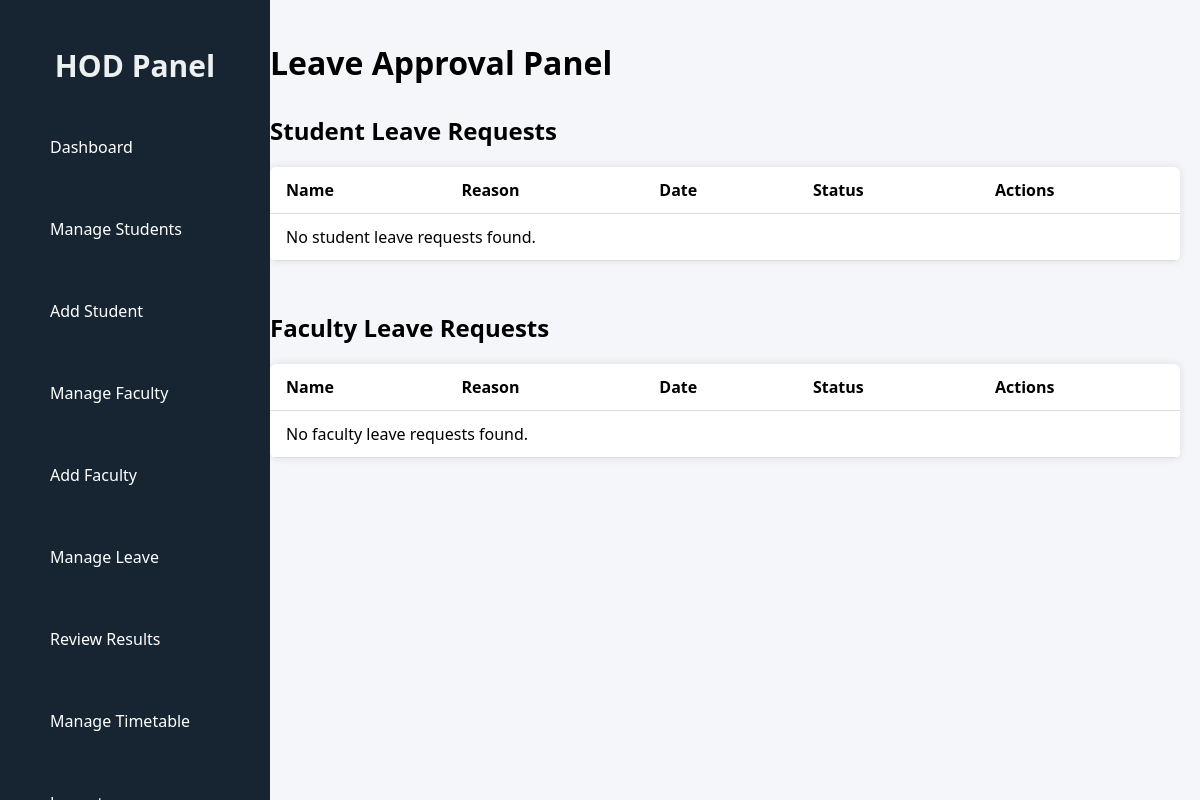
Page /manage/leave/ (signed in) on the earlier database version.
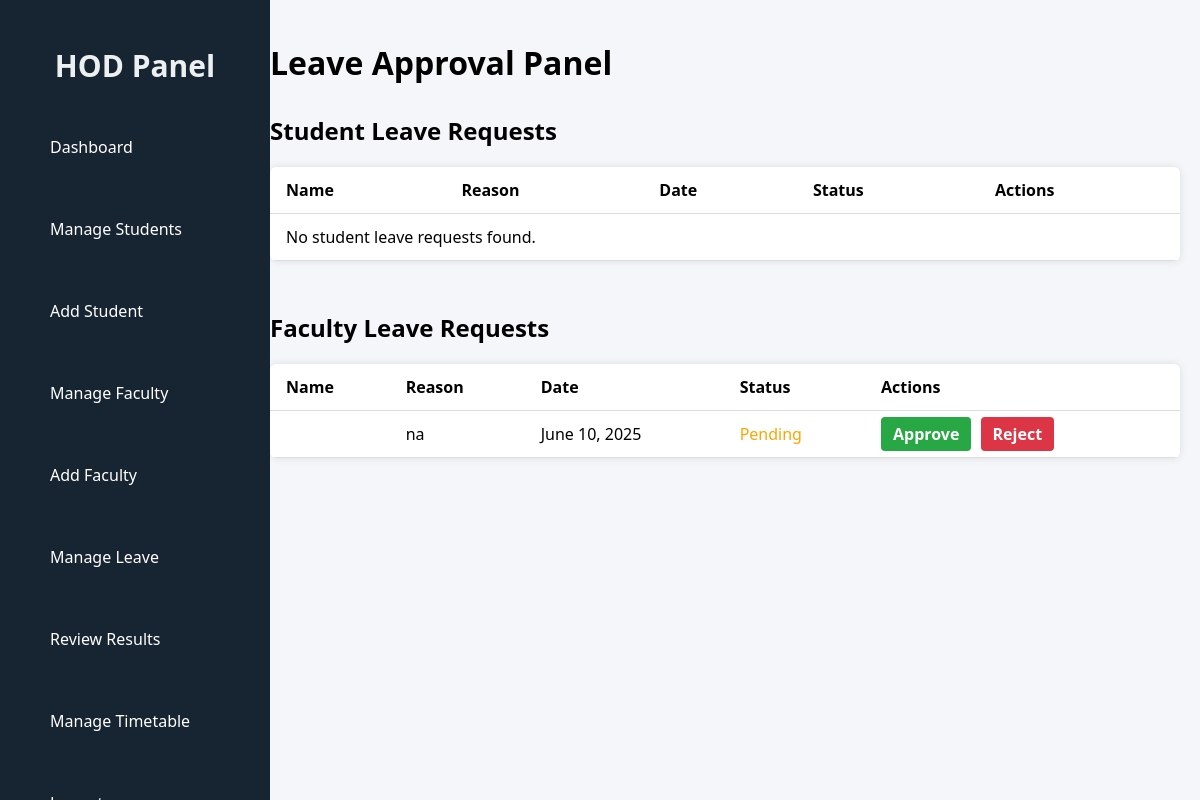
Same page on the later database version.
### CMS/models.py (models this page shows, shortened)
class LeaveRequest(models.Model):
    USER_TYPE_CHOICES = (
        ('Faculty', 'Faculty'),
        ('Student', 'Student'),
    )
    user = models.ForeignKey('CustomUser', on_delete=models.CASCADE)
    user_type = models.CharField(max_length=10, choices=USER_TYPE_CHOICES)
    reason = models.TextField()
    status = models.CharField(
        max_length=10,
        choices=(('Pending', 'Pending'), ('Approved', 'Approved'), ('Rejected', 'Rejected')),
        default='Pending'
    )
    date = models.DateField(auto_now_add=True)
    start_date = models.DateField(null=True, blank=True)
    end_date = models.DateField(null=True, blank=True)

### CMS/views.py (the view)
# urls.py: path("manage/leave/", views.view_leave, name="view_leave"),
@login_required
def view_leave(request):
    student_leaves = LeaveRequest.objects.all().filter(user_type = "Student").order_by('-date')
    faculty_leaves = LeaveRequest.objects.all().filter(user_type = "Faculty").order_by('-date')
    return render(request, "hod_review_leave.html", {
        "student_leaves": student_leaves,
        "faculty_leaves": faculty_leaves
    })

### CMS/templates/hod_review_leave.html (shortened to what this page needs)
{% load static %}
<!DOCTYPE html>
<html lang="en">
<head>
  <link rel="stylesheet" href="{% static 'css/hod_leave.css' %}">
  <link rel="stylesheet" href="{% static 'css/sidebar.css' %}">
</head>
<body>
<div class="dashboard-container">
  {% include 'hod_sidebar.html' %}
  <div class="main-content">
    <div class="header">
      <h1>Leave Approval Panel</h1>
    </div>
    <div class="leave-section">
      <h2>Student Leave Requests</h2>
      <table>
        <thead>
          <tr>
            <th>Name</th>
            <th>Reason</th>
            <th>Date</th>
            <th>Status</th>
            <th>Actions</th>
          </tr>
        </thead>
        <tbody>
          {% for leave in student_leaves %}
          <tr>
            <td>{{ leave.student_id.admin.username }}</td>
            <td>{{ leave.reason }}</td>
            <td>{{ leave.date }}</td>
            <td class="status-{{ leave.status|lower }}">{{ leave.status }}</td>
            <td>
              {% if leave.status == 'Pending' %}
              <a href="{% url 'approve_leave_student' leave.id 'approve' %}" class="btn approve">Approve</a>
              <a href="{% url 'approve_leave_student' leave.id 'reject' %}" class="btn reject">Reject</a>
              {% else %}-{% endif %}
            </td>
          </tr>
          {% empty %}
          <tr><td colspan="5">No student leave requests found.</td></tr>
          {% endfor %}
        </tbody>
      </table>
    </div>
    <div class="leave-section">
      <h2>Faculty Leave Requests</h2>
      <table>
        <thead>
          <tr>
            <th>Name</th>
            <th>Reason</th>
            <th>Date</th>
            <th>Status</th>
            <th>Actions</th>
          </tr>
        </thead>
        <tbody>
          {% for leave in faculty_leaves %}
          <tr>
            <td>{{ leave.faculty_id.admin.username }}</td>
            <td>{{ leave.reason }}</td>
            <td>{{ leave.date }}</td>
            <td class="status-{{ leave.status|lower }}">{{ leave.status }}</td>
            <td>
              {% if leave.status == 'Pending' %}
              <a href="{% url 'approve_leave_faculty' leave.id 'approve' %}" class="btn approve">Approve</a>
              <a href="{% url 'approve_leave_faculty' leave.id 'reject' %}" class="btn reject">Reject</a>
              {% else %}-{% endif %}
            </td>
          </tr>
          {% empty %}
          <tr><td colspan="5">No faculty leave requests found.</td></tr>
          {% endfor %}
        </tbody>
      </table>
    </div>
  </div>
</div>
</body>
</html>

Differences in the rows shown:
added LeaveRequest: reason "na", date "June 10, 2025", status "Pending", shows "Approve"
Other differences:
text no longer shown: "No faculty leave requests found."
